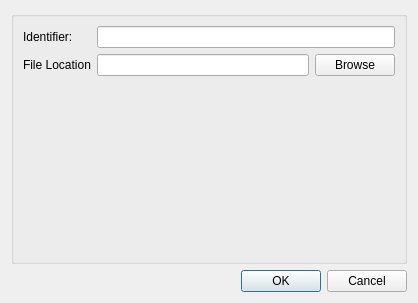
<?xml version="1.0" encoding="UTF-8"?>
<ui version="4.0">
 <class>Dialog</class>
 <widget class="QDialog" name="Dialog">
  <property name="geometry">
   <rect>
    <x>0</x>
    <y>0</y>
    <width>418</width>
    <height>303</height>
   </rect>
  </property>
  <property name="windowTitle">
   <string>Configure OpenSim Model Source Step</string>
  </property>
  <layout class="QGridLayout" name="gridLayout">
   <item row="0" column="0">
    <widget class="QGroupBox" name="configGroupBox">
     <property name="title">
      <string/>
     </property>
     <layout class="QFormLayout" name="formLayout">
      <item row="0" column="0">
       <widget class="QLabel" name="idLabel">
        <property name="text">
         <string>Identifier:  </string>
        </property>
       </widget>
      </item>
      <item row="0" column="1">
       <widget class="QLineEdit" name="idLineEdit"/>
      </item>
      <item row="1" column="1">
       <layout class="QHBoxLayout" name="horizontalLayout">
        <item>
         <widget class="QLineEdit" name="fileLocLineEdit"/>
        </item>
        <item>
         <widget class="QPushButton" name="fileLocButton">
          <property name="text">
           <string>Browse</string>
          </property>
         </widget>
        </item>
       </layout>
      </item>
      <item row="1" column="0">
       <widget class="QLabel" name="fileLocLabel">
        <property name="text">
         <string>File Location</string>
        </property>
       </widget>
      </item>
     </layout>
    </widget>
   </item>
   <item row="1" column="0">
    <widget class="QDialogButtonBox" name="buttonBox">
     <property name="orientation">
      <enum>Qt::Horizontal</enum>
     </property>
     <property name="standardButtons">
      <set>QDialogButtonBox::Cancel|QDialogButtonBox::Ok</set>
     </property>
    </widget>
   </item>
  </layout>
 </widget>
 <tabstops>
  <tabstop>idLineEdit</tabstop>
  <tabstop>fileLocLineEdit</tabstop>
  <tabstop>fileLocButton</tabstop>
  <tabstop>buttonBox</tabstop>
 </tabstops>
 <resources/>
 <connections>
  <connection>
   <sender>buttonBox</sender>
   <signal>accepted()</signal>
   <receiver>Dialog</receiver>
   <slot>accept()</slot>
   <hints>
    <hint type="sourcelabel">
     <x>208</x>
     <y>280</y>
    </hint>
    <hint type="destinationlabel">
     <x>208</x>
     <y>151</y>
    </hint>
   </hints>
  </connection>
  <connection>
   <sender>buttonBox</sender>
   <signal>rejected()</signal>
   <receiver>Dialog</receiver>
   <slot>reject()</slot>
   <hints>
    <hint type="sourcelabel">
     <x>208</x>
     <y>280</y>
    </hint>
    <hint type="destinationlabel">
     <x>208</x>
     <y>151</y>
    </hint>
   </hints>
  </connection>
 </connections>
</ui>
